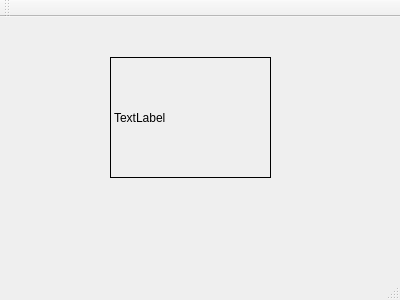
<?xml version="1.0" encoding="UTF-8"?>
<ui version="4.0">
 <class>MainWindow</class>
 <widget class="QMainWindow" name="MainWindow">
  <property name="geometry">
   <rect>
    <x>0</x>
    <y>0</y>
    <width>400</width>
    <height>300</height>
   </rect>
  </property>
  <property name="windowTitle">
   <string>MainWindow</string>
  </property>
  <widget class="QWidget" name="centralWidget">
   <widget class="MyLabel" name="label">
    <property name="geometry">
     <rect>
      <x>110</x>
      <y>40</y>
      <width>161</width>
      <height>121</height>
     </rect>
    </property>
    <property name="frameShape">
     <enum>QFrame::Box</enum>
    </property>
    <property name="text">
     <string>TextLabel</string>
    </property>
   </widget>
  </widget>
  <widget class="QMenuBar" name="menuBar">
   <property name="geometry">
    <rect>
     <x>0</x>
     <y>0</y>
     <width>400</width>
     <height>23</height>
    </rect>
   </property>
  </widget>
  <widget class="QToolBar" name="mainToolBar">
   <attribute name="toolBarArea">
    <enum>TopToolBarArea</enum>
   </attribute>
   <attribute name="toolBarBreak">
    <bool>false</bool>
   </attribute>
  </widget>
  <widget class="QStatusBar" name="statusBar"/>
 </widget>
 <layoutdefault spacing="6" margin="11"/>
 <customwidgets>
  <customwidget>
   <class>MyLabel</class>
   <extends>QLabel</extends>
   <header>mylabel.h</header>
  </customwidget>
 </customwidgets>
 <resources/>
 <connections/>
</ui>
